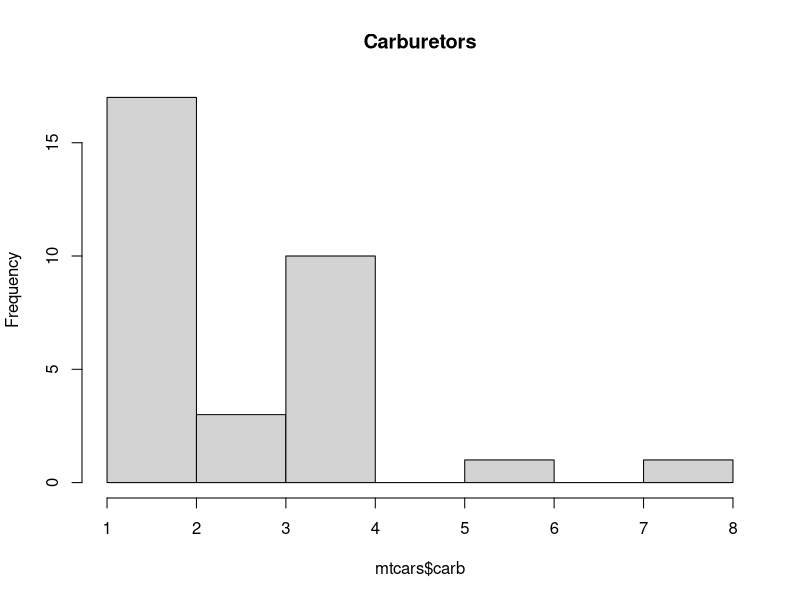

Recreate this plot in R.
# Make a histogram of the carb variable from the mtcars data set. Set the title to "Carburetors"

hist(mtcars$carb, main = "Carburetors")